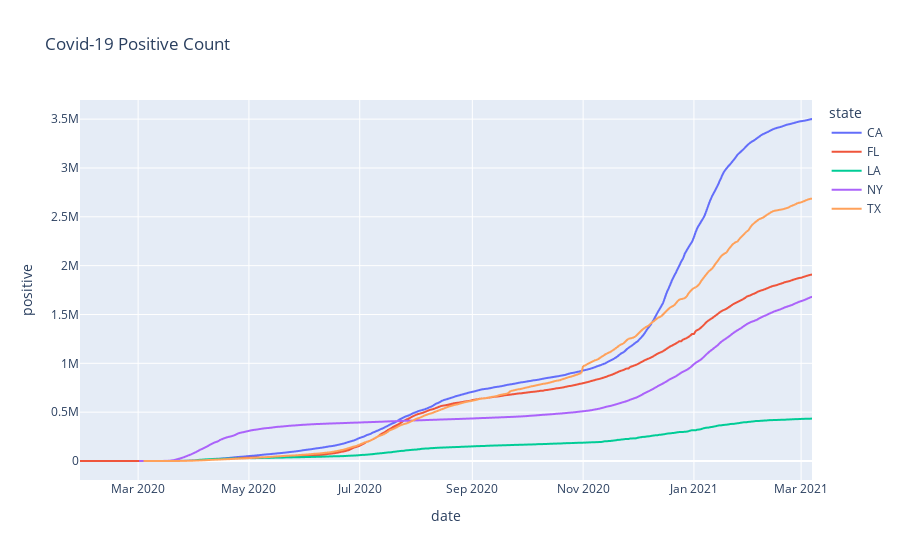

Notebook source saved alongside this figure:
### Code cell
px.line(big_states_df, x="date", y="positive", title="Covid-19 Positive Count", color="state")

### Figure 1 — Plotly figure (JSON) as saved in the notebook; plotly's stock layout.template omitted (floating-point values rounded to 4 significant figures; data arrays with more than 128 entries replaced by an {"elided": "..."} marker saying what was removed)
{"data": [{"hovertemplate": "state=CA<br>date=%{x}<br>positive=%{y}<extra></extra>", "legendgroup": "CA", "line": {"color": "#636efa", "dash": "solid"}, "marker": {"symbol": "circle"}, "mode": "lines", "name": "CA", "showlegend": true, "type": "scattergl", "x": {"elided": "369 str values"}, "xaxis": "x", "y": {"elided": "369 int values"}, "yaxis": "y"}, {"hovertemplate": "state=FL<br>date=%{x}<br>positive=%{y}<extra></extra>", "legendgroup": "FL", "line": {"color": "#EF553B", "dash": "solid"}, "marker": {"symbol": "circle"}, "mode": "lines", "name": "FL", "showlegend": true, "type": "scattergl", "x": {"elided": "404 str values"}, "xaxis": "x", "y": {"elided": "404 int values"}, "yaxis": "y"}, {"hovertemplate": "state=LA<br>date=%{x}<br>positive=%{y}<extra></extra>", "legendgroup": "LA", "line": {"color": "#00cc96", "dash": "solid"}, "marker": {"symbol": "circle"}, "mode": "lines", "name": "LA", "showlegend": true, "type": "scattergl", "x": {"elided": "366 str values"}, "xaxis": "x", "y": {"elided": "366 int values"}, "yaxis": "y"}, {"hovertemplate": "state=NY<br>date=%{x}<br>positive=%{y}<extra></extra>", "legendgroup": "NY", "line": {"color": "#ab63fa", "dash": "solid"}, "marker": {"symbol": "circle"}, "mode": "lines", "name": "NY", "showlegend": true, "type": "scattergl", "x": {"elided": "371 str values"}, "xaxis": "x", "y": {"elided": "371 int values"}, "yaxis": "y"}, {"hovertemplate": "state=TX<br>date=%{x}<br>positive=%{y}<extra></extra>", "legendgroup": "TX", "line": {"color": "#FFA15A", "dash": "solid"}, "marker": {"symbol": "circle"}, "mode": "lines", "name": "TX", "showlegend": true, "type": "scattergl", "x": {"elided": "370 str values"}, "xaxis": "x", "y": {"elided": "370 int values"}, "yaxis": "y"}], "layout": {"legend": {"title": {"text": "state"}, "tracegroupgap": 0}, "title": {"text": "Covid-19 Positive Count"}, "xaxis": {"anchor": "y", "domain": [0, 1], "title": {"text": "date"}}, "yaxis": {"anchor": "x", "domain": [0, 1], "title": {"text": "positive"}}}}
